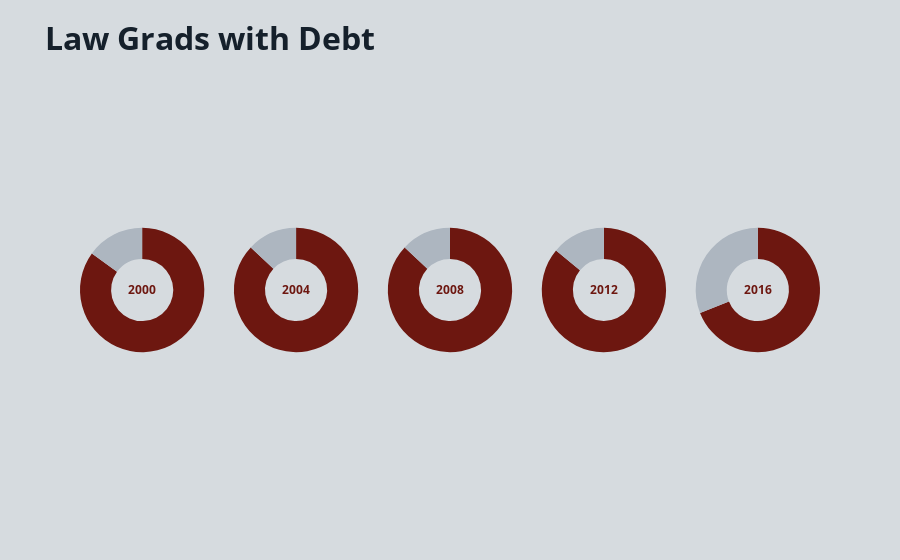

This figure's notebook cell:
### Markdown cell above
# Law

### Code cell
labels = ['In Debt', 'No Debt']

# define colors - red / light gray
colors = ['#6d1710', '#adb6c0']

# create subplots, using 'domain' type for pie charts
# place 5 charts in one row
specs = [[{'type':'pie'}, {'type':'pie'}, {'type':'pie'}, {'type':'pie'}, {'type':'pie'}]]
fig = make_subplots(rows=1, cols=5, specs=specs)


# define pie charts
fig.add_trace(go.Pie(labels=labels, values=[85,15], hole=.5, title='<b>2000<b>',
                     marker_colors = colors, sort=False), 1, 1)
fig.add_trace(go.Pie(labels=labels, values=[87,13], hole=.5, title='<b>2004<b>',
                     marker_colors = colors, sort=False), 1, 2)
fig.add_trace(go.Pie(labels=labels, values=[87,13], hole=.5, title='<b>2008<b>',
                     marker_colors = colors, sort=False), 1, 3)
fig.add_trace(go.Pie(labels=labels, values=[86,14], hole=.5, title='<b>2012<b>',
                     marker_colors = colors, sort=False), 1, 4)
fig.add_trace(go.Pie(labels=labels, values=[69,31], hole=.5, title='<b>2016<b>',
                     marker_colors = colors, sort=False), 1, 5)

# layout and hover info
fig.update_traces(hoverinfo='label+percent', textinfo='none')
fig.update(layout_title_text='<b>Law Grads with Debt<b>',
           layout_showlegend=False)


fig.update_layout(
    # title of each pie chart
    font_family = "Open Sans",
    font_color = "#6d1710",
    font_size = 12,
    
    # main title
    title_font_family = "Open Sans",
    title_font_color =  "#15202b",
    title_font_size = 32,

    # hover
    hoverlabel = dict(
        bgcolor = "white",
        font_size = 18,
        font_color = "#1d2f3d",
        font_family = "Open Sans"
    ),
    plot_bgcolor = '#d6dbdf',
    paper_bgcolor = '#d6dbdf'
)

fig = go.Figure(fig)
fig.show()

### Figure 1 — Plotly figure (JSON) as saved in the notebook; plotly's stock layout.template omitted (floating-point values rounded to 4 significant figures)
{"data": [{"domain": {"x": [0, 0.168], "y": [0, 1]}, "hole": 0.5, "hoverinfo": "label+percent", "labels": ["In Debt", "No Debt"], "marker": {"colors": ["#6d1710", "#adb6c0"]}, "sort": false, "textinfo": "none", "title": {"text": "<b>2000<b>"}, "type": "pie", "values": [85, 15]}, {"domain": {"x": [0.208, 0.376], "y": [0, 1]}, "hole": 0.5, "hoverinfo": "label+percent", "labels": ["In Debt", "No Debt"], "marker": {"colors": ["#6d1710", "#adb6c0"]}, "sort": false, "textinfo": "none", "title": {"text": "<b>2004<b>"}, "type": "pie", "values": [87, 13]}, {"domain": {"x": [0.416, 0.584], "y": [0, 1]}, "hole": 0.5, "hoverinfo": "label+percent", "labels": ["In Debt", "No Debt"], "marker": {"colors": ["#6d1710", "#adb6c0"]}, "sort": false, "textinfo": "none", "title": {"text": "<b>2008<b>"}, "type": "pie", "values": [87, 13]}, {"domain": {"x": [0.624, 0.792], "y": [0, 1]}, "hole": 0.5, "hoverinfo": "label+percent", "labels": ["In Debt", "No Debt"], "marker": {"colors": ["#6d1710", "#adb6c0"]}, "sort": false, "textinfo": "none", "title": {"text": "<b>2012<b>"}, "type": "pie", "values": [86, 14]}, {"domain": {"x": [0.832, 1], "y": [0, 1]}, "hole": 0.5, "hoverinfo": "label+percent", "labels": ["In Debt", "No Debt"], "marker": {"colors": ["#6d1710", "#adb6c0"]}, "sort": false, "textinfo": "none", "title": {"text": "<b>2016<b>"}, "type": "pie", "values": [69, 31]}], "layout": {"font": {"color": "#6d1710", "family": "Open Sans", "size": 12}, "hoverlabel": {"bgcolor": "white", "font": {"color": "#1d2f3d", "family": "Open Sans", "size": 18}}, "paper_bgcolor": "#d6dbdf", "plot_bgcolor": "#d6dbdf", "showlegend": false, "title": {"font": {"color": "#15202b", "family": "Open Sans", "size": 32}, "text": "<b>Law Grads with Debt<b>"}}}
